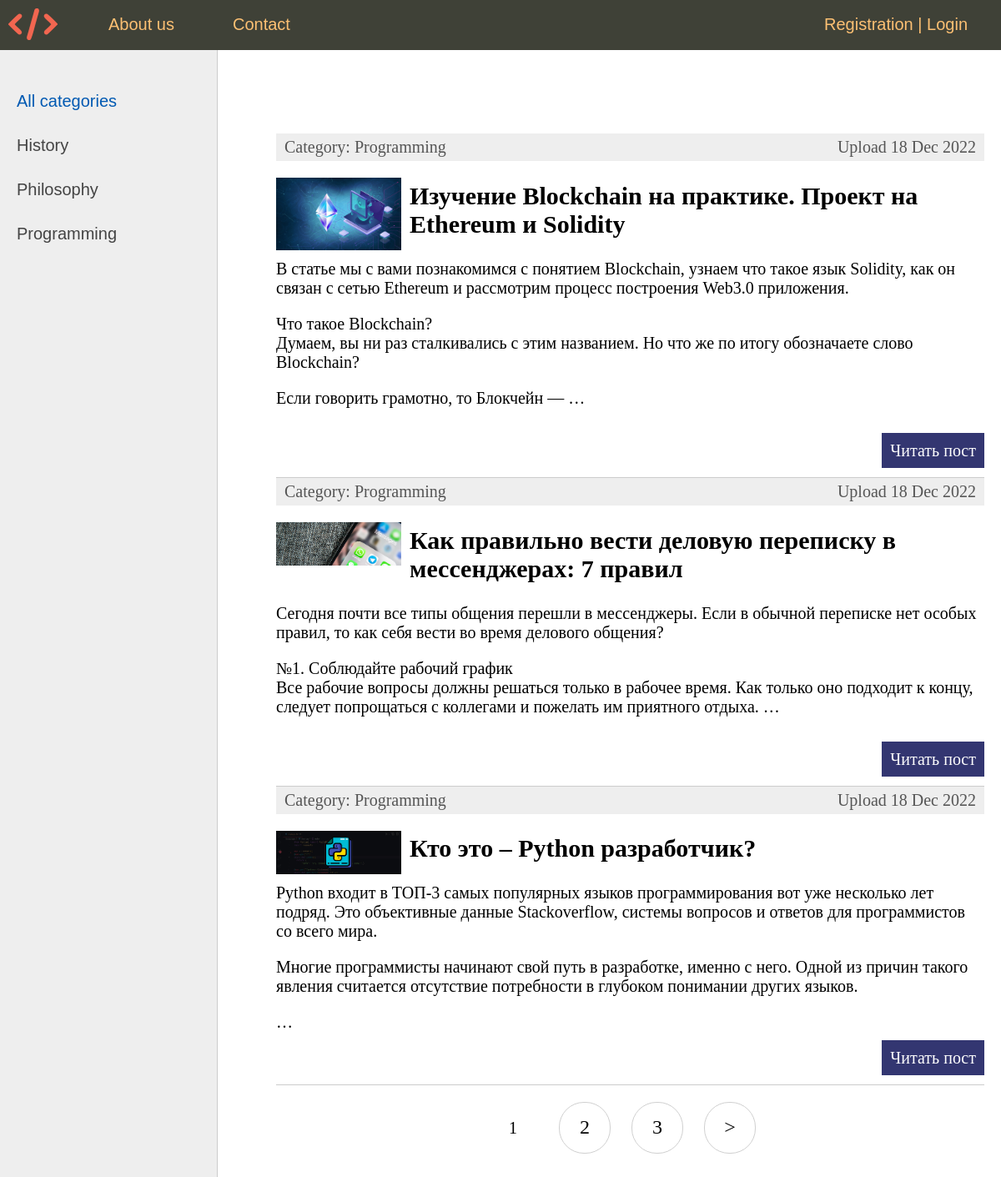
The page / on the database its author committed.
### women/models.py (models this page shows, shortened)
class Category(models.Model):
    name = models.CharField(max_length=100, db_index=True, verbose_name='category')
    slug = models.SlugField(max_length=255, unique=True, db_index=True, verbose_name="URL")
    def __str__(self):
        return self.name
    def get_absolute_url(self):
        return reverse('category', kwargs={'cat_slug': self.slug})
    class Meta:
        verbose_name = "Category"
        verbose_name_plural = "Blog categories"
        ordering = ['id']

class PostModel(models.Model):
    title = models.CharField(max_length=255)
    slug = models.SlugField(max_length=255, unique=True, db_index=True, verbose_name="URL ")
    content = models.TextField(blank=True)
    photo = models.ImageField(upload_to="photos/%Y/%m/%d/", blank=True)
    time_create = models.DateTimeField(auto_now_add=True, verbose_name = 'time create')
    time_update = models.DateTimeField(auto_now=True, verbose_name = 'time update')
    is_published = models.BooleanField(default=True, verbose_name = 'is published')
    cat = models.ForeignKey('Category', on_delete=models.PROTECT, verbose_name = 'category')
    def get_absolute_url(self):
        return reverse('post', kwargs={'post_slug': self.slug})
    class Meta:
        verbose_name = "Blog post"
        verbose_name_plural = "Blog posts"
        ordering = ['title']

### women/views.py (the view)
# urls.py: path('', BlogHome.as_view(), name='home'),
class BlogHome(DataMixin, ListView):
    model = PostModel
    template_name = 'women/index.html'
    context_object_name = 'posts'
    def get_context_data(self, object_list=None, **kwargs):
        context = super().get_context_data(**kwargs)
        c_def = self.get_user_context(title='Main page')
        context = dict(list(context.items()) + list(c_def.items()))
        return context
    def get_queryset(self):
        return PostModel.objects.filter(is_published=True).select_related('cat')

### women/utils.py (called while the page is built)
    def get_user_context(self, **kwargs):
        context = kwargs
        cats = cache.get('cats')
        if not cats:
            cats = Category.objects.annotate(Count('postmodel'))
            cache.set('cats', cats, 60)
        user_menu = menu.copy()
        if self.request.user.is_superuser == False:
            user_menu.pop(3)
        if self.request.user.is_authenticated == False:
            user_menu.pop(1)
        context['menu'] = user_menu
        context['cats'] = cats
        if 'cat_selected' not in context:
            context['cat_selected'] = 0
        return context

### women/templates/women/index.html (shortened to what this page needs)
{% extends 'women/base.html' %}
{% block content %}
<ul class="list-articles">
	{% for p in posts %}
	<li>
		<div class="article-panel">
			<p class="first">Category: {{p.cat}}</p>
			<p class="last">Upload {{p.time_update|date:'d M Y'}}</p>
		</div>
		{% if p.photo %}
			<p><img class="img-article-left thumb" src="{{p.photo.url}}" /></p>
		{% endif %}
		<h2>{{p.title}}</h2>
		{% autoescape on %} {{p.content|linebreaks|truncatewords:50}} {% endautoescape %}
		<p class="link-read-post"><a href="{{ p.get_absolute_url }}">Читать пост</a></p>
	</li>
	{% endfor %}
</ul>
{% endblock %}

### women/templates/women/base.html (shortened to what this page needs)
{% load static %}
{% load women_tags %}
<!DOCTYPE html>
<html>
<head>
	<link type="text/css" href="{% static 'women/css/styles.css' %}" rel="stylesheet" />
</head>
<body>
<table class="table-page" border=0 cellpadding="0" cellspacing="0">
<tr><td valign=top>
{% block mainmenu %}
	<div class="header">
		<ul id="mainmenu" class="mainmenu">
			<li class="logo"><a href="{% url 'home' %}"><div class="logo"></div></a></li>
			{% for m in menu %}
				<li><a href="{% url m.url_name %}">{{m.title}}</a></li>
			{% endfor %}
			{% if request.user.is_authenticated %}
				<li class="last"> {{user.username}} | <a href="{% url 'logout' %}">Quit</a></li>
			{% else %}
				<li class="last"><a href="{% url 'register' %}">Registration</a> | <a href="{% url 'login' %}">Login</a></li>
			{% endif %}
		</ul>
	</div>
{% endblock mainmenu %}
<table class="table-content" border=0 cellpadding="0" cellspacing="0">
<tr>
<td valign="top" class="left-chapters">
	<ul id="leftchapters">
		{% if cat_selected == 0 %}
			<li class="selected">All categories</li>
		{% else %}
			<li><a href="{% url 'home' %}">All categories</a></li>
		{% endif %}
		{% for c in cats %}
			{% if c.postmodel__count > 0 %}
				{% if c.pk == cat_selected %}
					<li class="selected">{{c.name}}</li>
				{% else %}
					<li><a href="{{ c.get_absolute_url }}">{{c.name}}</a></li>
				{% endif %}
			{% endif %}
		{% endfor %}
	</ul>
</td>
<td valign="top" class="content">
<div class="content-text">
{% block content %}
{% endblock %}
{% if page_obj.has_other_pages %}
	<nav class="list-pages">
		<ul>
			{% if page_obj.number == 1 %}
				<li class="page-num page-num-selected">1</li>
			{% else %}
				<li class="page-num">
					<a href="?page={{ Page.start_index }}">1</a>
						</li>
			{% endif %}
			{% for p in paginator.page_range %}
				{% if page_obj.number == p and p != 1 %}
					<li class="page-num page-num-selected">{{ p }}</li>
				{% elif p >= page_obj.number|add:-2 and p <= page_obj.number|add:2 and p != 1%}
					<li class="page-num"><a href="?page={{ p }}">{{ p }}</a></li>
				{% endif %}
			{% endfor %}
			{% if page_obj.has_next %}
				<li class="page-num"><a href="?page={{ page_obj.next_page_number }}">&gt;</a></li>
			{% endif %}
		</ul>
	</nav>
{% endif %}
</div>
</body>
</html>

### women/static/women/css/styles.css (style rules this page uses)
html, body { font-family: 'Arial'; margin: 0; padding: 0; height: 100%; width: 100%; color: #444; }
a { color: #0059b2; text-decoration: none; }
img { max-width: 600px; height: auto; }
img.img-article-left { max-width: 300px; height: auto; float: left; padding: 0 10px 10px 0; }
img.img-article-left.thumb { max-width: 150px; height: auto; }
p.link-read-post { text-align: right; }
p.link-read-post a { padding: 10px; min-width: 100px; background: #333671; color: #fff; text-decoration: none; }
div.article-panel { background: #eee; padding: 5px 10px 5px 10px; box-sizing: border-box; overflow: hidden; color: #555; }
div.article-panel p.first { margin: 0; float: left; }
div.article-panel p.last { margin: 0; float: right; }
ul.list-articles { list-style: none; margin: 0; padding: 0; }
ul.list-articles li { border-bottom: 1px solid #ccc; }
.table-page { width: 100%; height: 100%; vertical-align: top; }
.table-page tr { height: 100%; }
.header { background: #3F4137; height: 60px; }
.logo { background: url('../images/logo_simple.png') no-repeat 10px 10px; width: 100px; height: 100px; }
ul.mainmenu { list-style: none; margin: 0; padding: 0; height: 60px; color: #fdc073; font-size: 20px; overflow: hidden; }
ul.mainmenu li { float: left; margin: 18px 40px 0 30px; }
ul.mainmenu li.logo { margin: 0; }
ul.mainmenu li.last { float: right; }
ul.mainmenu li a { color: #fdc073; text-decoration: none; }
.table-content { width: 100%; min-height: 100%; height: 100%; }
.left-chapters { margin: 0; background: #eee; border-right: 1px solid #ccc; min-height: 100%; }
.left-chapters ul { width: 230px; min-height: 100%; margin: 0; padding: 20px 10px 10px 20px; list-style: none; font-size: 20px; }
.left-chapters ul li { margin: 30px 0 0 0; color: #999; }
.left-chapters ul li.selected { color: #0059b2; }
.left-chapters ul li a { color: #444; text-decoration: none; }
.content { padding: 40px 20px 20px 40px; width: 100%; box-sizing: border-box; }
.content-text { margin: 60px 0 0 30px; color: #000; font-size: 20px; font-family: Yandex Sans Display Light; }
.list-pages { text-align: center; margin: 0 0 20px 0; }
.list-pages ul { margin: 20px 0 0 0; padding: 0; list-style: none; }
.list-pages ul li { display: inline-block; margin: 0 20px 0 0; }
.list-pages a { color: #000; font-size: 24px; text-decoration: none; }
.list-pages .page-num, .page-num-selected { display: inline-block; width: 60px; height: 44px; padding: 16px 0 0 0; border: 1px solid #d0d0d0; border-radius: 30px; }
.list-pages .page-num-selected { border: none; color: #000; font-size: 20px; }

### rows shown on the page
Category: name "History"
Category: name "Philosophy"
Category: name "Programming"
PostModel: cat "Programming", time_update "18 Dec 2022", photo (picture), title "Изучение Blockchain на практике. Проект на Ethereum и Solidity", content "В статье мы с вами познакомимся с понятием Blockchain, узнаем что такое язык Solidity, как он связан с сетью Ethereum и рассмотрим процесс построения Web3.0 приложения. Что такое Blockchain? Думаем, вы ни раз сталкивались с этим названием. Но что же по итогу обозначаете слово Blockchain? Если говорить грамотно, то Блокчейн — …"
PostModel: cat "Programming", time_update "18 Dec 2022", photo (picture), title "Как правильно вести деловую переписку в мессенджерах: 7 правил", content "Сегодня почти все типы общения перешли в мессенджеры. Если в обычной переписке нет особых правил, то как себя вести во время делового общения? №1. Соблюдайте рабочий график Все рабочие вопросы должны решаться только в рабочее время. Как только оно подходит к концу, следует попрощаться с коллегами и пожелать им приятного отдыха. …"
PostModel: cat "Programming", time_update "18 Dec 2022", photo (picture), title "Кто это – Python разработчик?", content "Python входит в ТОП-3 самых популярных языков программирования вот уже несколько лет подряд. Это объективные данные Stackoverflow, системы вопросов и ответов для программистов со всего мира. Многие программисты начинают свой путь в разработке, именно с него. Одной из причин такого явления считается отсутствие потребности в глубоком понимании других языков. …"

### other values the page prints
{{ m.title }} "About us" "Contact"
{{ p }} "2" "3"
